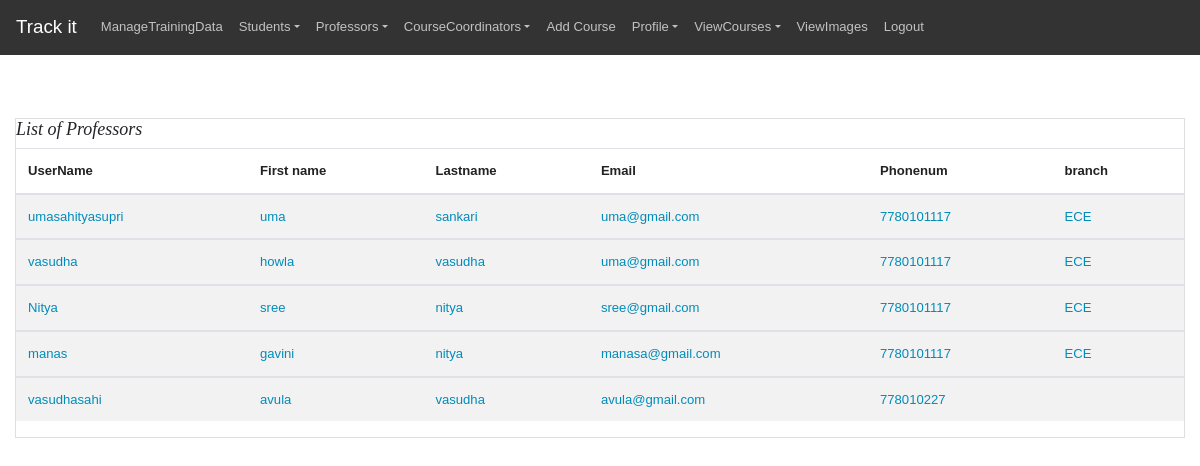
Screenshot of /display_professors with the database file from the repository.
### myapp/models.py (models this page shows, shortened)
class  Professor(models.Model):
    category_choices=(
    ('Student','Student'),
    ('Teacher','Teacher'),
    ('Admin','Admin'),
    ('CourseCoordinator','CourseCoordinator')
    )
    Branch_choices=(
    ('ECE','ECE'),
    ('CSE','CSE'),
    ('EEE','EEE'),
    ('mech','mech')
    )
    username = models.CharField(max_length=150,default="",)
    firstname = models.CharField(max_length=150)
    lastname = models.CharField(max_length=150)
    email= models.EmailField(max_length=150,null=True,blank=True)
    phone_num = models.BigIntegerField(null=True,blank=True)
    branch=models.CharField(max_length=150,default="",choices=Branch_choices)
    category= models.CharField(max_length=150,default="",choices=category_choices)

### myapp/views.py (the view)
# urls.py: path('display_professors',views.display_professors,name="display_professors"),
def display_professors(request):
    data = Professor.objects.all()
    prof = {
         "prof_number": data
     }
    return render(request,"doctor/profprofile.html",prof)

### myapp/templates/doctor/profprofile.html (shortened to what this page needs)
{% load static %}
<!doctype html>
<html lang="en">
<head>
    <link rel="stylesheet" href="{%static 'homepage/css/bootstrap.min.css' %}">
    <link rel="stylesheet" href="{%static 'homepage/css/bootstrap2.min.css' %}">
    <link rel="stylesheet" href="{%static 'homepage/css/style1.css' %}">
</head>
<body><header><nav class="navbar navbar-expand-lg navbar-dark bg-dark">
  <a class="navbar-brand" href="#">Track it</a>
  <div class="collapse navbar-collapse" id="navbarColor02">
    <ul class="navbar-nav mr-auto">
  <li class="nav-item">
    <a class="nav-link " href="/upload_class_photoss">ManageTrainingData</a>
  </li>
  <li class="nav-item dropdown">
    <a class="nav-link dropdown-toggle" data-toggle="dropdown" href="#" role="button" aria-haspopup="true" aria-expanded="false">Students</a>
  </li>
  <li class="nav-item dropdown">
    <a class="nav-link dropdown-toggle" data-toggle="dropdown" href="#" role="button" aria-haspopup="true" aria-expanded="false">Professors</a>
  </li>
  <li class="nav-item dropdown">
    <a class="nav-link dropdown-toggle" data-toggle="dropdown" href="#" role="button" aria-haspopup="true" aria-expanded="false">CourseCoordinators</a>
  </li>
<li class="nav-item">
  <a class="nav-link " href="/add_course">Add Course</a>
</li>
<li class="nav-item dropdown">
  <a class="nav-link dropdown-toggle" data-toggle="dropdown" href="#" role="button" aria-haspopup="true" aria-expanded="false">Profile</a>
</li>
<li class="nav-item dropdown">
  <a class="nav-link dropdown-toggle" data-toggle="dropdown" href="#" role="button" aria-haspopup="true" aria-expanded="false">ViewCourses</a>
</li>
<li class="nav-item">
  <a class="nav-link " href="/fill_images">ViewImages</a>
</li>
<li class="nav-item">
  <a class="nav-link " href="/logout">Logout</a>
</li>
</ul>
  </div>
</nav>
</header><br> <br><br><div class="content">
  <div class="container-fluid">
      <div class="row">
          <div class="col-md-12">
              <div class="card">
                  <div class="header">
                      <h4 class="title"><i>List of Professors</i></h4>
                  </div>
                  <div class="content table-responsive table-full-width">
                      <table class="table table-hover table-striped">
                          <thead>
                              <th>UserName</th>
                            <th>First name</th>
                            <th>Lastname</th>
                            <th>Email</th>
                            <th>Phonenum</th>
                            <th>branch</th>
                          </thead>
                          {% for prof in prof_number %}
                          <tbody>
                              <tr class='text-primary'>
                                <td>{{ prof.username}}</td>
                                <td>{{prof.firstname}}</td>
                                <td>{{prof.lastname}}</td>
                                <td>{{prof.email}}</td>
                                <td>{{prof.phone_num}}</td>
                                <td>{{prof.branch}}</td>
{% endfor %}
   </tr>
                          </tbody>
                      </table>
                  </div>
              </div>
          </div>
    </div>
</div>
</div>

### myapp/templates/doctor/profprofile.html (style rules this page uses)
* { box-sizing: border-box; }
body { font-family: Verdana, sans-serif; }

### rows the page displays
Professor: username "umasahityasupri", firstname "uma", lastname "sankari", email "uma@gmail.com", phone_num "7780101117", branch "ECE"
Professor: username "vasudha", firstname "howla", lastname "vasudha", email "uma@gmail.com", phone_num "7780101117", branch "ECE"
Professor: username "Nitya", firstname "sree", lastname "nitya", email "sree@gmail.com", phone_num "7780101117", branch "ECE"
Professor: username "manas", firstname "gavini", lastname "nitya", email "manasa@gmail.com", phone_num "7780101117", branch "ECE"
Professor: username "vasudhasahi", firstname "avula", lastname "vasudha", email "avula@gmail.com", phone_num "778010227"
